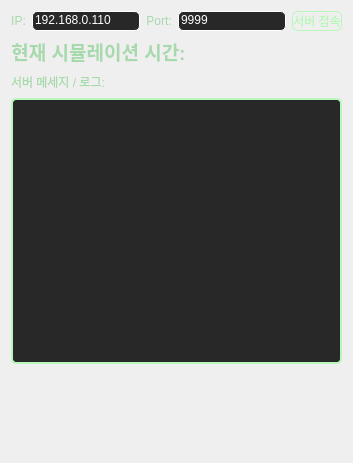
       <widget class="QWidget" name="packet_log">
        <attribute name="title">
         <string>Packet_Log</string>
        </attribute>
        <layout class="QVBoxLayout" name="verticalLayout_7" stretch="1,1,1,30,10">
         <item>
          <layout class="QHBoxLayout" name="horizontalLayout_3" stretch="1,2,1,2,1">
           <item>
            <widget class="QLabel" name="label_17">
             <property name="sizePolicy">
              <sizepolicy hsizetype="Minimum" vsizetype="Preferred">
               <horstretch>0</horstretch>
               <verstretch>0</verstretch>
              </sizepolicy>
             </property>
             <property name="styleSheet">
              <string notr="true">QLabel {
    color: rgb(166, 217, 171);
}</string>
             </property>
             <property name="text">
              <string>IP:</string>
             </property>
             <property name="alignment">
              <set>Qt::AlignmentFlag::AlignCenter</set>
             </property>
            </widget>
           </item>
           <item>
            <widget class="QLineEdit" name="ip_input">
             <property name="sizePolicy">
              <sizepolicy hsizetype="Minimum" vsizetype="Minimum">
               <horstretch>0</horstretch>
               <verstretch>0</verstretch>
              </sizepolicy>
             </property>
             <property name="styleSheet">
              <string notr="true">QLineEdit {
	color: white;
    background-color: rgb(40, 40, 40); /* 원하는 색상으로 변경 */
	border: 1px solid rgb(255,255,255);
	border-radius: 5px;      /* (선택 사항) 모서리를 둥글게 */
}
QLineEdit:focus {
    border: 1px solid rgb(184, 247, 185);
    outline: none;           /* 기본 포커스 아웃라인 제거 */
}</string>
             </property>
             <property name="text">
              <string>192.168.0.110</string>
             </property>
             <property name="echoMode">
              <enum>QLineEdit::EchoMode::Normal</enum>
             </property>
             <property name="alignment">
              <set>Qt::AlignmentFlag::AlignLeading|Qt::AlignmentFlag::AlignLeft|Qt::AlignmentFlag::AlignTop</set>
             </property>
             <property name="placeholderText">
              <string>Enter Server IP...</string>
             </property>
            </widget>
           </item>
           <item>
            <widget class="QLabel" name="label_18">
             <property name="sizePolicy">
              <sizepolicy hsizetype="Minimum" vsizetype="Preferred">
               <horstretch>0</horstretch>
               <verstretch>0</verstretch>
              </sizepolicy>
             </property>
             <property name="styleSheet">
              <string notr="true">QLabel {
    color: rgb(166, 217, 171);
}</string>
             </property>
             <property name="text">
              <string>Port:</string>
             </property>
             <property name="alignment">
              <set>Qt::AlignmentFlag::AlignCenter</set>
             </property>
            </widget>
           </item>
           <item>
            <widget class="QLineEdit" name="port_input">
             <property name="sizePolicy">
              <sizepolicy hsizetype="Minimum" vsizetype="Minimum">
               <horstretch>0</horstretch>
               <verstretch>0</verstretch>
              </sizepolicy>
             </property>
             <property name="styleSheet">
              <string notr="true">QLineEdit {
	color: white;
    background-color: rgb(40, 40, 40); /* 원하는 색상으로 변경 */
	border: 1px solid rgb(255,255,255);
	border-radius: 5px;      /* (선택 사항) 모서리를 둥글게 */
}
QLineEdit:focus {
    border: 1px solid rgb(184, 247, 185);
    outline: none;           /* 기본 포커스 아웃라인 제거 */
}</string>
             </property>
             <property name="text">
              <string>9999</string>
             </property>
             <property name="echoMode">
              <enum>QLineEdit::EchoMode::Normal</enum>
             </property>
             <property name="alignment">
              <set>Qt::AlignmentFlag::AlignLeading|Qt::AlignmentFlag::AlignLeft|Qt::AlignmentFlag::AlignTop</set>
             </property>
             <property name="placeholderText">
              <string>Enter Server Port...</string>
             </property>
            </widget>
           </item>
           <item>
            <widget class="QPushButton" name="btn_server_connect">
             <property name="styleSheet">
              <string notr="true">QPushButton {
	color: rgb(184, 247, 185);
    border: 1px solid rgb(184, 247, 185); /* 원하는 RGB 색상으로 변경 */
    border-radius: 5px;                  /* 모서리를 둥글게 (선택 사항) */
}
QPushButton:hover {
	color: rgb(184, 247, 185);
    background-color: rgb(50, 120, 50); /* 마우스 올렸을 때 더 진한 색 */
    border: 1px solid rgb(184, 247, 185); /* 테두리도 함께 진하게 (선택 사항) */
}

QPushButton:pressed {
	color: rgb(184, 247, 185);
    background-color: rgb(100, 180, 100); /* 버튼 눌렀을 때 가장 진한 색 */
    border: 1px solid rgb(184, 247, 185); /* 테두리도 함께 진하게 (선택 사항) */
}</string>
             </property>
             <property name="text">
              <string>서버 접속</string>
             </property>
            </widget>
           </item>
          </layout>
         </item>
         <item>
          <layout class="QHBoxLayout" name="horizontalLayout_2">
           <item>
            <widget class="QLabel" name="label_20">
             <property name="sizePolicy">
              <sizepolicy hsizetype="Minimum" vsizetype="Preferred">
               <horstretch>0</horstretch>
               <verstretch>0</verstretch>
              </sizepolicy>
             </property>
             <property name="font">
              <font>
               <pointsize>14</pointsize>
               <bold>true</bold>
              </font>
             </property>
             <property name="styleSheet">
              <string notr="true">QLabel {
    color: rgb(166, 217, 171);
}</string>
             </property>
             <property name="text">
              <string>현재 시뮬레이션 시간:</string>
             </property>
             <property name="alignment">
              <set>Qt::AlignmentFlag::AlignCenter</set>
             </property>
            </widget>
           </item>
           <item>
            <widget class="QLabel" name="server_time">
             <property name="sizePolicy">
              <sizepolicy hsizetype="Minimum" vsizetype="Preferred">
               <horstretch>0</horstretch>
               <verstretch>0</verstretch>
              </sizepolicy>
             </property>
             <property name="font">
              <font>
               <pointsize>14</pointsize>
               <bold>true</bold>
              </font>
             </property>
             <property name="styleSheet">
              <string notr="true">QLabel {
    color: rgb(166, 217, 171);
}</string>
             </property>
             <property name="text">
              <string/>
             </property>
             <property name="alignment">
              <set>Qt::AlignmentFlag::AlignLeading|Qt::AlignmentFlag::AlignLeft|Qt::AlignmentFlag::AlignVCenter</set>
             </property>
            </widget>
           </item>
          </layout>
         </item>
         <item>
          <layout class="QHBoxLayout" name="horizontalLayout_7">
           <item>
            <widget class="QLabel" name="label_19">
             <property name="sizePolicy">
              <sizepolicy hsizetype="Minimum" vsizetype="Preferred">
               <horstretch>0</horstretch>
               <verstretch>0</verstretch>
              </sizepolicy>
             </property>
             <property name="styleSheet">
              <string notr="true">QLabel {
    color: rgb(166, 217, 171);
}</string>
             </property>
             <property name="text">
              <string>서버 메세지 / 로그:</string>
             </property>
            </widget>
           </item>
           <item>
            <spacer name="horizontalSpacer_3">
             <property name="orientation">
              <enum>Qt::Orientation::Horizontal</enum>
             </property>
             <property name="sizeHint" stdset="0">
              <size>
               <width>40</width>
               <height>20</height>
              </size>
             </property>
            </spacer>
           </item>
          </layout>
         </item>
         <item>
          <widget class="QTextBrowser" name="text_server_log">
           <property name="styleSheet">
            <string notr="true">QTextBrowser{
	border-radius: 5px;
    background-color: rgb(40, 40, 40); /* 원하는 색상으로 변경 */
	border: 2px solid white;
	color: white;
}
QTextBrowser{
    border: 2px solid rgb(184, 247, 185);
}</string>
           </property>
          </widget>
         </item>
         <item>
          <spacer name="verticalSpacer_4">
           <property name="orientation">
            <enum>Qt::Orientation::Vertical</enum>
           </property>
           <property name="sizeHint" stdset="0">
            <size>
             <width>20</width>
             <height>162</height>
            </size>
           </property>
          </spacer>
         </item>
        </layout>
       </widget>
